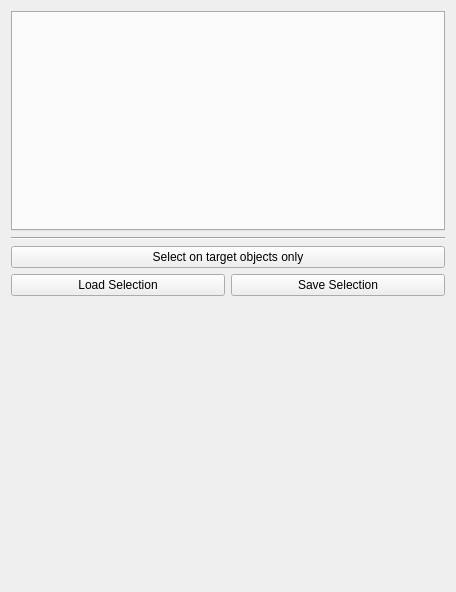
<?xml version="1.0" encoding="UTF-8"?>
<ui version="4.0">
 <class>SelectionBaseToolbox</class>
 <widget class="QWidget" name="SelectionBaseToolbox">
  <property name="geometry">
   <rect>
    <x>0</x>
    <y>0</y>
    <width>456</width>
    <height>592</height>
   </rect>
  </property>
  <property name="windowTitle">
   <string>Form</string>
  </property>
  <layout class="QVBoxLayout" name="verticalLayout_2">
   <item>
    <layout class="QVBoxLayout" name="verticalLayout">
     <item>
      <widget class="QTabWidget" name="typeTabWidget">
       <property name="currentIndex">
        <number>-1</number>
       </property>
      </widget>
     </item>
     <item>
      <widget class="Line" name="line_3">
       <property name="orientation">
        <enum>Qt::Horizontal</enum>
       </property>
      </widget>
     </item>
     <item>
      <widget class="QPushButton" name="restrictOnTargets">
       <property name="sizePolicy">
        <sizepolicy hsizetype="MinimumExpanding" vsizetype="Fixed">
         <horstretch>0</horstretch>
         <verstretch>0</verstretch>
        </sizepolicy>
       </property>
       <property name="toolTip">
        <string>Restrict all selection methods in this toolbox to target objects</string>
       </property>
       <property name="statusTip">
        <string>Restrict all selection methods in this toolbox to target objects</string>
       </property>
       <property name="text">
        <string>Select on target objects only</string>
       </property>
       <property name="checkable">
        <bool>true</bool>
       </property>
       <property name="checked">
        <bool>false</bool>
       </property>
      </widget>
     </item>
     <item>
      <layout class="QHBoxLayout" name="horizontalLayout">
       <item>
        <widget class="QPushButton" name="loadSelection">
         <property name="toolTip">
          <string>Load current selection from file</string>
         </property>
         <property name="statusTip">
          <string>Load current selection from file</string>
         </property>
         <property name="text">
          <string>Load Selection</string>
         </property>
        </widget>
       </item>
       <item>
        <widget class="QPushButton" name="saveSelection">
         <property name="toolTip">
          <string>Save current selection to file</string>
         </property>
         <property name="statusTip">
          <string>Save current selection to file</string>
         </property>
         <property name="text">
          <string>Save Selection</string>
         </property>
        </widget>
       </item>
      </layout>
     </item>
    </layout>
   </item>
   <item>
    <spacer name="verticalSpacer">
     <property name="orientation">
      <enum>Qt::Vertical</enum>
     </property>
     <property name="sizeHint" stdset="0">
      <size>
       <width>20</width>
       <height>88</height>
      </size>
     </property>
    </spacer>
   </item>
  </layout>
 </widget>
 <resources/>
 <connections/>
</ui>
